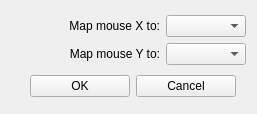
<?xml version="1.0" encoding="UTF-8"?>
<ui version="4.0">
 <class>UICMOUSEControls</class>
 <widget class="QWidget" name="UICMOUSEControls">
  <property name="windowModality">
   <enum>Qt::NonModal</enum>
  </property>
  <property name="geometry">
   <rect>
    <x>0</x>
    <y>0</y>
    <width>257</width>
    <height>114</height>
   </rect>
  </property>
  <property name="windowTitle">
   <string>Mouse protocol settings</string>
  </property>
  <property name="windowIcon">
   <iconset resource="win32-mouse-protocol.qrc">
    <normaloff>:/images/mouse.png</normaloff>:/images/mouse.png</iconset>
  </property>
  <property name="layoutDirection">
   <enum>Qt::LeftToRight</enum>
  </property>
  <property name="autoFillBackground">
   <bool>false</bool>
  </property>
  <layout class="QVBoxLayout" name="_vertical_layout">
   <item>
    <layout class="QGridLayout" name="gridLayout">
     <item row="1" column="1">
      <widget class="QComboBox" name="cbxSelectMouse_Y">
       <property name="maximumSize">
        <size>
         <width>80</width>
         <height>16777215</height>
        </size>
       </property>
       <property name="toolTip">
        <string>Select Number</string>
       </property>
       <property name="insertPolicy">
        <enum>QComboBox::InsertAlphabetically</enum>
       </property>
      </widget>
     </item>
     <item row="1" column="0">
      <widget class="QLabel" name="textLabel2_3">
       <property name="sizePolicy">
        <sizepolicy hsizetype="Minimum" vsizetype="Fixed">
         <horstretch>0</horstretch>
         <verstretch>0</verstretch>
        </sizepolicy>
       </property>
       <property name="text">
        <string>Map mouse Y to:</string>
       </property>
       <property name="alignment">
        <set>Qt::AlignRight|Qt::AlignTrailing|Qt::AlignVCenter</set>
       </property>
       <property name="wordWrap">
        <bool>false</bool>
       </property>
      </widget>
     </item>
     <item row="0" column="0">
      <widget class="QLabel" name="textLabel2_2">
       <property name="sizePolicy">
        <sizepolicy hsizetype="Minimum" vsizetype="Fixed">
         <horstretch>0</horstretch>
         <verstretch>0</verstretch>
        </sizepolicy>
       </property>
       <property name="text">
        <string>Map mouse X to:</string>
       </property>
       <property name="alignment">
        <set>Qt::AlignRight|Qt::AlignTrailing|Qt::AlignVCenter</set>
       </property>
       <property name="wordWrap">
        <bool>false</bool>
       </property>
      </widget>
     </item>
     <item row="0" column="1">
      <widget class="QComboBox" name="cbxSelectMouse_X">
       <property name="maximumSize">
        <size>
         <width>80</width>
         <height>16777215</height>
        </size>
       </property>
       <property name="toolTip">
        <string>Select Number</string>
       </property>
       <property name="insertPolicy">
        <enum>QComboBox::InsertAlphabetically</enum>
       </property>
      </widget>
     </item>
    </layout>
   </item>
   <item>
    <layout class="QHBoxLayout" name="horizontalLayout">
     <item>
      <spacer name="horizontalSpacer_2">
       <property name="orientation">
        <enum>Qt::Horizontal</enum>
       </property>
       <property name="sizeHint" stdset="0">
        <size>
         <width>40</width>
         <height>20</height>
        </size>
       </property>
      </spacer>
     </item>
     <item>
      <layout class="QHBoxLayout" name="horizontalLayout_2">
       <property name="sizeConstraint">
        <enum>QLayout::SetDefaultConstraint</enum>
       </property>
       <item>
        <widget class="QPushButton" name="btnOK">
         <property name="sizePolicy">
          <sizepolicy hsizetype="Preferred" vsizetype="Fixed">
           <horstretch>0</horstretch>
           <verstretch>0</verstretch>
          </sizepolicy>
         </property>
         <property name="minimumSize">
          <size>
           <width>100</width>
           <height>0</height>
          </size>
         </property>
         <property name="maximumSize">
          <size>
           <width>100</width>
           <height>16777215</height>
          </size>
         </property>
         <property name="text">
          <string>OK</string>
         </property>
        </widget>
       </item>
       <item>
        <widget class="QPushButton" name="btnCancel">
         <property name="sizePolicy">
          <sizepolicy hsizetype="Preferred" vsizetype="Fixed">
           <horstretch>0</horstretch>
           <verstretch>0</verstretch>
          </sizepolicy>
         </property>
         <property name="minimumSize">
          <size>
           <width>100</width>
           <height>0</height>
          </size>
         </property>
         <property name="maximumSize">
          <size>
           <width>100</width>
           <height>16777215</height>
          </size>
         </property>
         <property name="text">
          <string>Cancel</string>
         </property>
        </widget>
       </item>
      </layout>
     </item>
     <item>
      <spacer name="horizontalSpacer">
       <property name="orientation">
        <enum>Qt::Horizontal</enum>
       </property>
       <property name="sizeType">
        <enum>QSizePolicy::Fixed</enum>
       </property>
       <property name="sizeHint" stdset="0">
        <size>
         <width>10</width>
         <height>20</height>
        </size>
       </property>
      </spacer>
     </item>
    </layout>
   </item>
  </layout>
 </widget>
 <resources>
  <include location="win32-mouse-protocol.qrc"/>
 </resources>
 <connections/>
 <slots>
  <slot>startEngineClicked()</slot>
  <slot>stopEngineClicked()</slot>
  <slot>cameraSettingsClicked()</slot>
 </slots>
</ui>
